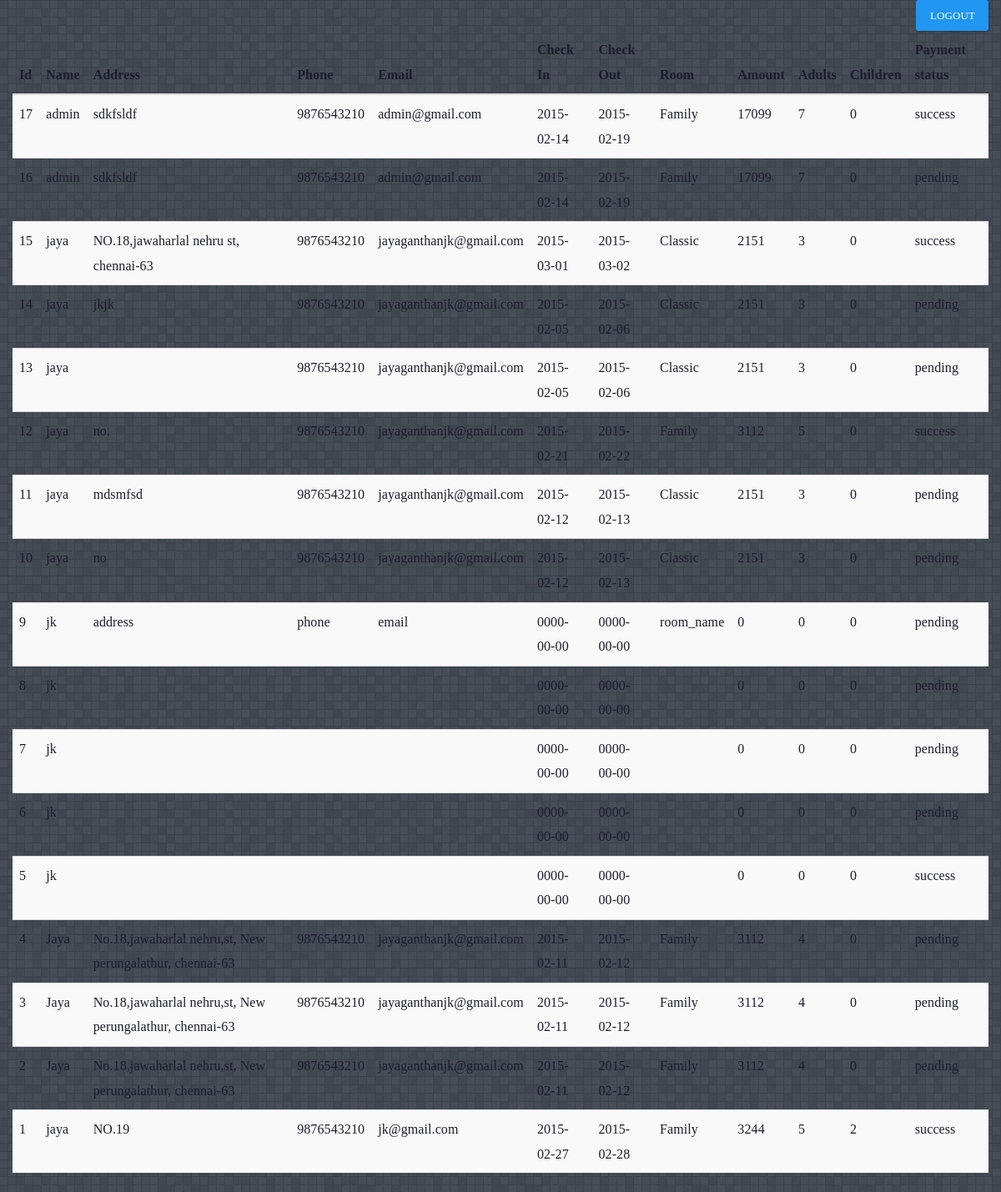
The app's page /admin.php (signed in) with its own data.
### tables this page shows
CREATE TABLE IF NOT EXISTS `booking_history` (
`id` int(11) NOT NULL,
  `name` varchar(50) NOT NULL,
  `address` varchar(100) NOT NULL,
  `phone` varchar(10) NOT NULL,
  `email` varchar(50) NOT NULL,
  `check in` date NOT NULL,
  `check out` date NOT NULL,
  `room_type` varchar(50) NOT NULL,
  `amount` int(11) NOT NULL,
  `adults` int(11) NOT NULL,
  `children` int(11) NOT NULL,
  `status` varchar(50) NOT NULL,
  `room_id` int(11) NOT NULL
);

### lib.php (called while the page is built, shortened)
<?php
	function fetchBookings()
	{
		$sql = "SELECT * FROM `booking_history` order by `id` desc";
		$query = mysql_query($sql) or die("error in fetching bookings query");
		return $query;
	}
?>

### admin.php (the view, shortened to what this page needs)
<?php
	include 'file_include.php';
	include 'lib.php';
?>
<html>
<head>
</head>
<body id="admin-panel">
	<div class="container">
		<?php if(isset($_SESSION['user'])){ ?>
		<div class="row">
			<a href="logout.php"><button class="btn btn-primary pull-right">Logout</button></a>
		</div>
		<div class="row">
			<table class="table table-striped">
				<thead>
					<th>Id</th>
					<th>Name</th>
					<th>Address</th>
					<th>Phone</th>
					<th>Email</th>
					<th>Check In</th>
					<th>Check Out</th>
					<th>Room</th>
					<th>Amount</th>
					<th>Adults</th>
					<th>Children</th>
					<th>Payment status</th>
				</thead>
				<tbody>
					<?php $query = fetchBookings(); ?>
					<?php while($result=mysql_fetch_assoc($query)){ ?>
						<tr>
							<td><?php echo $result['id']; ?></td>
							<td><?php echo $result['name']; ?></td>
							<td><?php echo $result['address']; ?></td>
							<td><?php echo $result['phone']; ?></td>
							<td><?php echo $result['email']; ?></td>
							<td><?php echo $result['check in']; ?></td>
							<td><?php echo $result['check out']; ?></td>
							<td><?php echo $result['room_type']; ?></td>
							<td><?php echo $result['amount']; ?></td>
							<td><?php echo $result['adults']; ?></td>
							<td><?php echo $result['children']; ?></td>
							<td><?php echo $result['status']; ?></td>
						</tr>
					<?php } ?>
				</tbody>
			</table>
		</div>
		<?php
		}
		?>
	</div>
</body>
</html>

### file_include.php (shortened to what this page needs)
<link rel="stylesheet" href="css/material.css" />
<link rel="stylesheet" href="css/custom.css" />
<link rel="stylesheet" href="css/portfolio.jquery.css" />
<link rel="stylesheet" href="css/datepicker.css" />
<link rel="stylesheet" href="css/form.css" />

### css/custom.css (style rules this page uses)
html,body { margin:0px; background-color: #c1c1c1; }
body { position: relative; }
#admin-panel { background-image: url('../img/backdrop-pay.png'); color:#1E1D2F; font-family: "Exo Light"; }

### records on screen
booking_history: id "17", name "admin", address "sdkfsldf", phone "9876543210", email "admin@gmail.com", check in "2015-02-14", check out "2015-02-19", room_type "Family", amount "17099", adults "7", children "0", status "success"
booking_history: id "16", name "admin", address "sdkfsldf", phone "9876543210", email "admin@gmail.com", check in "2015-02-14", check out "2015-02-19", room_type "Family", amount "17099", adults "7", children "0", status "pending"
booking_history: id "15", name "jaya", address "NO.18,jawaharlal nehru st, chennai-63", phone "9876543210", email "jayaganthanjk@gmail.com", check in "2015-03-01", check out "2015-03-02", room_type "Classic", amount "2151", adults "3", children "0", status "success"
booking_history: id "14", name "jaya", address "jkjk", phone "9876543210", email "jayaganthanjk@gmail.com", check in "2015-02-05", check out "2015-02-06", room_type "Classic", amount "2151", adults "3", children "0", status "pending"
booking_history: id "13", name "jaya", phone "9876543210", email "jayaganthanjk@gmail.com", check in "2015-02-05", check out "2015-02-06", room_type "Classic", amount "2151", adults "3", children "0", status "pending"
booking_history: id "12", name "jaya", address "no.", phone "9876543210", email "jayaganthanjk@gmail.com", check in "2015-02-21", check out "2015-02-22", room_type "Family", amount "3112", adults "5", children "0", status "success"
booking_history: id "11", name "jaya", address "mdsmfsd", phone "9876543210", email "jayaganthanjk@gmail.com", check in "2015-02-12", check out "2015-02-13", room_type "Classic", amount "2151", adults "3", children "0", status "pending"
booking_history: id "10", name "jaya", address "no", phone "9876543210", email "jayaganthanjk@gmail.com", check in "2015-02-12", check out "2015-02-13", room_type "Classic", amount "2151", adults "3", children "0", status "pending"
booking_history: id "9", name "jk", address "address", phone "phone", email "email", check in "0000-00-00", check out "0000-00-00", room_type "room_name", amount "0", adults "0", children "0", status "pending"
booking_history: id "8", name "jk", check in "0000-00-00", check out "0000-00-00", amount "0", adults "0", children "0", status "pending"
booking_history: id "7", name "jk", check in "0000-00-00", check out "0000-00-00", amount "0", adults "0", children "0", status "pending"
booking_history: id "6", name "jk", check in "0000-00-00", check out "0000-00-00", amount "0", adults "0", children "0", status "pending"
booking_history: id "5", name "jk", check in "0000-00-00", check out "0000-00-00", amount "0", adults "0", children "0", status "success"
booking_history: id "4", name "Jaya", address "No.18,jawaharlal nehru,st, New perungalathur, chennai-63", phone "9876543210", email "jayaganthanjk@gmail.com", check in "2015-02-11", check out "2015-02-12", room_type "Family", amount "3112", adults "4", children "0", status "pending"
booking_history: id "3", name "Jaya", address "No.18,jawaharlal nehru,st, New perungalathur, chennai-63", phone "9876543210", email "jayaganthanjk@gmail.com", check in "2015-02-11", check out "2015-02-12", room_type "Family", amount "3112", adults "4", children "0", status "pending"
booking_history: id "2", name "Jaya", address "No.18,jawaharlal nehru,st, New perungalathur, chennai-63", phone "9876543210", email "jayaganthanjk@gmail.com", check in "2015-02-11", check out "2015-02-12", room_type "Family", amount "3112", adults "4", children "0", status "pending"
booking_history: id "1", name "jaya", address "NO.19", phone "9876543210", email "jk@gmail.com", check in "2015-02-27", check out "2015-02-28", room_type "Family", amount "3244", adults "5", children "2", status "success"
